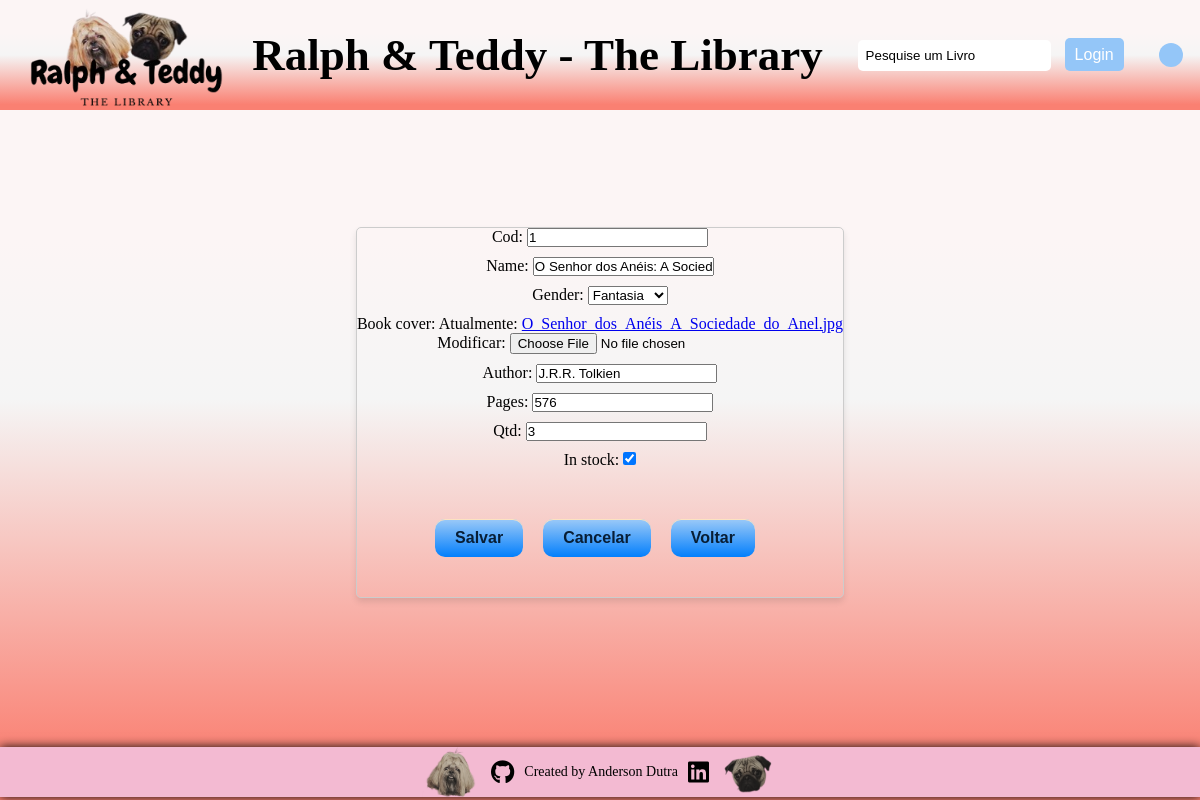
Before: /edit-book/1/ with the older database file.
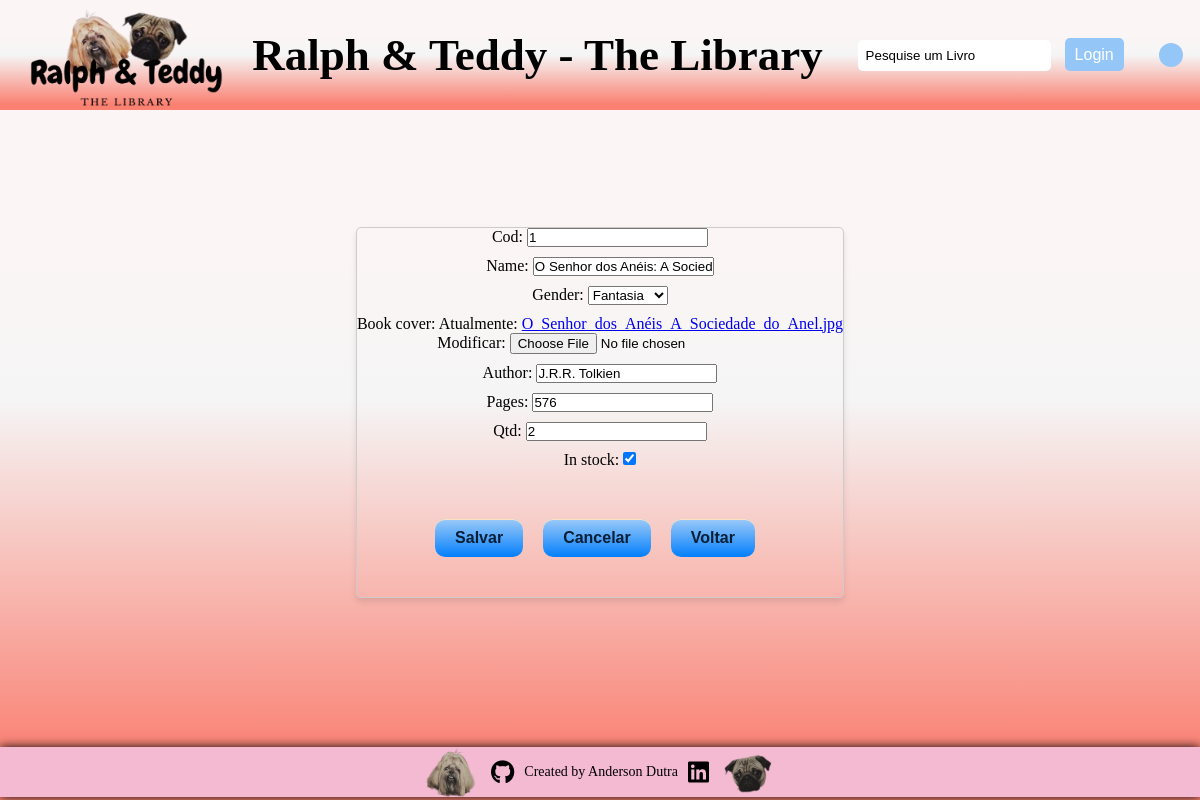
After: the same page with the newer database file.
### app_biblioteca/models.py (models this page shows, shortened)
class Books(models.Model):
    user = models.ForeignKey(User, on_delete=models.CASCADE, blank=False)
    cod = models.IntegerField(unique=True)
    name = models.CharField(max_length=255)
    gender = models.ForeignKey(Genders, on_delete=models.CASCADE)
    book_cover = models.ImageField(blank=False)
    author = models.CharField(max_length=255)
    pages = models.IntegerField()
    qtd = models.IntegerField()
    in_stock = models.BooleanField(default=False)
    class meta:
        verbose_name = "Book"
        verbose_name_plural = "Books"

class Genders(models.Model):
    name = models.CharField(max_length=255)
    def __str__(self):
        return self.name
    class meta:
        verbose_name = "Gender"
        verbose_name_plural = "Genders"

### app_biblioteca/views.py (the view)
# urls.py: path("edit-book/<int:id>/", views.edit_book, name="edit-book"),
def edit_book(request, id):
    book = Books.objects.get(id=id)
    if request.method == "POST":
        form = BookForm(request.POST, instance=book)
        if form.is_valid():
            form.save()
            messages.success(request, "Livro atualizado com sucesso.")
            return redirect("book-detail", id=id)
        else:
            messages.error(request, "Por favor, corrija os erros no formulário.")
    else:
        form = BookForm(instance=book)
    return render(request, "pages/edit_book.html", {"form": form, "book": book})

### app_biblioteca/forms.py
class BookForm(forms.ModelForm):
    class Meta:
        model = Books
        fields = [
            "cod",
            "name",
            "gender",
            "book_cover",
            "author",
            "pages",
            "qtd",
            "in_stock",
        ]

### app_biblioteca/templates/pages/edit_book.html (shortened to what this page needs)
{% load static %}
<!DOCTYPE html>
<html lang="en">
<head>
    <link rel="stylesheet" href="{% static 'css/index.css' %}">
    <link rel="stylesheet" href="{% static 'css/book_detail.css' %}">
    <link rel="stylesheet" href="{% static 'css/add_books.css' %}">
    <link rel="stylesheet" href="https://cdnjs.cloudflare.com/ajax/libs/font-awesome/6.1.0/css/all.min.css">
</head>
<body>
    <header>
        <nav class="navbar">
            <div class="logo-navbar">
                <a href="{% url 'home' %}">
                    <img src="../../../media/logo-sem-fundo.png" alt="Home">
                </a>
            </div>
            <div class="title-navbar">
                <h1>Ralph & Teddy - The Library</h1>
            </div>
            <div class="search-navbar">
                <form method="get" action="{% url 'search-book' %}">
                    <input type="text" name="q" placeholder="Pesquise um Livro">
                    {% if user.is_authenticated %}
                        <a href="{% url 'logout' %}">Sair</a>
                    {% else %}
                        <a href="{% url 'login' %}">Login</a>
                    {% endif %}
                </form>
            </div>
            <div class="avatar">
            </div>
        </nav>
    </header>
    <main class="main">
        {% block content %}
        <form class="form-add-books" method="POST" action="" enctype="multipart/form-data"> {% csrf_token %} {{ form.as_p }}
            <div class="card">
                <div class="card-button">
                    <a href="{% url 'add-books' %}" type="submit">Salvar</a>
                    <a href="{% url 'add-books' %}" type="submit">Cancelar</a>
                    <a href="{% url 'home' %}" type="submit">Voltar</a>
                </div>
            </div>
        </form>
        {% endblock %}
    </main>
    <footer class="footer">
        <img src="../../../media/ralph-rosto.png" alt="Ralph">
        <a href="https://github.com/AndersonDutra7" target="_blank"><i class="fab fa-github"></i></a>
        <p>Created by Anderson Dutra</p>
        <a href="https://www.linkedin.com/in/anderson-dutra-88b294211/" target="_blank"><i class="fab fa-linkedin"></i></a>
        <img src="../../../media/teddy-rosto.png" alt="Teddy">
    </footer>
</body>
</html>

Changed rows visible on the page:
changed Books "Fantasia": qtd "3" → "2"
